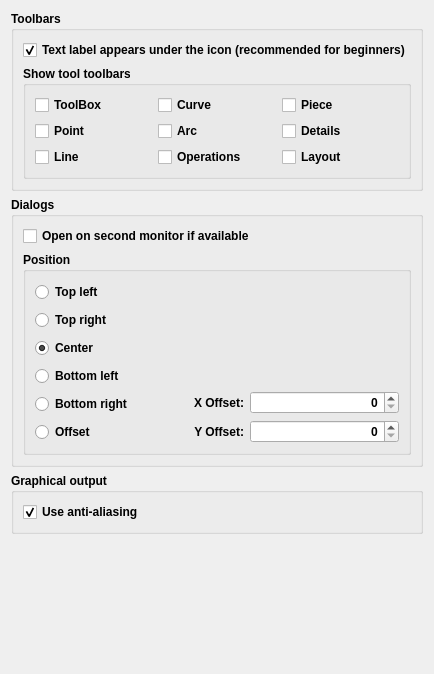
     <widget class="QWidget" name="appearanceTab">
      <attribute name="title">
       <string>Appearance</string>
      </attribute>
      <layout class="QVBoxLayout" name="verticalLayout_11">
       <item>
        <widget class="QGroupBox" name="toolbarsGroupBox">
         <property name="sizePolicy">
          <sizepolicy hsizetype="Expanding" vsizetype="Expanding">
           <horstretch>0</horstretch>
           <verstretch>0</verstretch>
          </sizepolicy>
         </property>
         <property name="minimumSize">
          <size>
           <width>0</width>
           <height>170</height>
          </size>
         </property>
         <property name="maximumSize">
          <size>
           <width>16777215</width>
           <height>16777215</height>
          </size>
         </property>
         <property name="font">
          <font>
           <pointsize>9</pointsize>
           <bold>true</bold>
          </font>
         </property>
         <property name="title">
          <string>Toolbars</string>
         </property>
         <layout class="QVBoxLayout" name="verticalLayout_2">
          <item>
           <widget class="QCheckBox" name="toolBarStyle_CheckBox">
            <property name="sizePolicy">
             <sizepolicy hsizetype="Preferred" vsizetype="Preferred">
              <horstretch>0</horstretch>
              <verstretch>0</verstretch>
             </sizepolicy>
            </property>
            <property name="font">
             <font>
              <pointsize>9</pointsize>
              <bold>true</bold>
             </font>
            </property>
            <property name="text">
             <string>Text label appears under the icon (recommended for beginners)</string>
            </property>
            <property name="checked">
             <bool>true</bool>
            </property>
           </widget>
          </item>
          <item>
           <widget class="QGroupBox" name="groupBox_2">
            <property name="sizePolicy">
             <sizepolicy hsizetype="Expanding" vsizetype="Preferred">
              <horstretch>0</horstretch>
              <verstretch>0</verstretch>
             </sizepolicy>
            </property>
            <property name="maximumSize">
             <size>
              <width>16777215</width>
              <height>120</height>
             </size>
            </property>
            <property name="font">
             <font>
              <pointsize>9</pointsize>
              <bold>true</bold>
             </font>
            </property>
            <property name="title">
             <string>Show tool toolbars</string>
            </property>
            <layout class="QGridLayout" name="gridLayout">
             <item row="0" column="0">
              <widget class="QCheckBox" name="toolsToolbar_CheckBox">
               <property name="sizePolicy">
                <sizepolicy hsizetype="Preferred" vsizetype="Preferred">
                 <horstretch>0</horstretch>
                 <verstretch>0</verstretch>
                </sizepolicy>
               </property>
               <property name="minimumSize">
                <size>
                 <width>100</width>
                 <height>0</height>
                </size>
               </property>
               <property name="font">
                <font>
                 <pointsize>9</pointsize>
                 <bold>true</bold>
                </font>
               </property>
               <property name="text">
                <string>ToolBox</string>
               </property>
              </widget>
             </item>
             <item row="0" column="1">
              <widget class="QCheckBox" name="curveToolbar_CheckBox">
               <property name="sizePolicy">
                <sizepolicy hsizetype="Preferred" vsizetype="Preferred">
                 <horstretch>0</horstretch>
                 <verstretch>0</verstretch>
                </sizepolicy>
               </property>
               <property name="minimumSize">
                <size>
                 <width>100</width>
                 <height>0</height>
                </size>
               </property>
               <property name="font">
                <font>
                 <pointsize>9</pointsize>
                 <bold>true</bold>
                </font>
               </property>
               <property name="text">
                <string>Curve</string>
               </property>
              </widget>
             </item>
             <item row="0" column="2">
              <widget class="QCheckBox" name="pieceToolbar_CheckBox">
               <property name="sizePolicy">
                <sizepolicy hsizetype="Preferred" vsizetype="Preferred">
                 <horstretch>0</horstretch>
                 <verstretch>0</verstretch>
                </sizepolicy>
               </property>
               <property name="minimumSize">
                <size>
                 <width>100</width>
                 <height>0</height>
                </size>
               </property>
               <property name="font">
                <font>
                 <pointsize>9</pointsize>
                 <bold>true</bold>
                </font>
               </property>
               <property name="text">
                <string>Piece</string>
               </property>
              </widget>
             </item>
             <item row="1" column="0">
              <widget class="QCheckBox" name="pointToolbar_CheckBox">
               <property name="sizePolicy">
                <sizepolicy hsizetype="Preferred" vsizetype="Preferred">
                 <horstretch>0</horstretch>
                 <verstretch>0</verstretch>
                </sizepolicy>
               </property>
               <property name="minimumSize">
                <size>
                 <width>100</width>
                 <height>0</height>
                </size>
               </property>
               <property name="font">
                <font>
                 <pointsize>9</pointsize>
                 <bold>true</bold>
                </font>
               </property>
               <property name="text">
                <string>Point</string>
               </property>
              </widget>
             </item>
             <item row="1" column="1">
              <widget class="QCheckBox" name="arcToolbar_CheckBox">
               <property name="sizePolicy">
                <sizepolicy hsizetype="Preferred" vsizetype="Preferred">
                 <horstretch>0</horstretch>
                 <verstretch>0</verstretch>
                </sizepolicy>
               </property>
               <property name="minimumSize">
                <size>
                 <width>100</width>
                 <height>0</height>
                </size>
               </property>
               <property name="font">
                <font>
                 <pointsize>9</pointsize>
                 <bold>true</bold>
                </font>
               </property>
               <property name="text">
                <string>Arc</string>
               </property>
              </widget>
             </item>
             <item row="1" column="2">
              <widget class="QCheckBox" name="detailsToolbar_CheckBox">
               <property name="sizePolicy">
                <sizepolicy hsizetype="Preferred" vsizetype="Preferred">
                 <horstretch>0</horstretch>
                 <verstretch>0</verstretch>
                </sizepolicy>
               </property>
               <property name="minimumSize">
                <size>
                 <width>100</width>
                 <height>0</height>
                </size>
               </property>
               <property name="font">
                <font>
                 <pointsize>9</pointsize>
                 <bold>true</bold>
                </font>
               </property>
               <property name="text">
                <string>Details</string>
               </property>
              </widget>
             </item>
             <item row="2" column="0">
              <widget class="QCheckBox" name="lineToolbar_CheckBox">
               <property name="sizePolicy">
                <sizepolicy hsizetype="Preferred" vsizetype="Preferred">
                 <horstretch>0</horstretch>
                 <verstretch>0</verstretch>
                </sizepolicy>
               </property>
               <property name="minimumSize">
                <size>
                 <width>100</width>
                 <height>0</height>
                </size>
               </property>
               <property name="font">
                <font>
                 <pointsize>9</pointsize>
                 <bold>true</bold>
                </font>
               </property>
               <property name="text">
                <string>Line</string>
               </property>
              </widget>
             </item>
             <item row="2" column="1">
              <widget class="QCheckBox" name="operationToolbar_CheckBox">
               <property name="sizePolicy">
                <sizepolicy hsizetype="Preferred" vsizetype="Preferred">
                 <horstretch>0</horstretch>
                 <verstretch>0</verstretch>
                </sizepolicy>
               </property>
               <property name="minimumSize">
                <size>
                 <width>100</width>
                 <height>0</height>
                </size>
               </property>
               <property name="font">
                <font>
                 <pointsize>9</pointsize>
                 <bold>true</bold>
                </font>
               </property>
               <property name="text">
                <string>Operations</string>
               </property>
              </widget>
             </item>
             <item row="2" column="2">
              <widget class="QCheckBox" name="layoutToolbar_CheckBox">
               <property name="sizePolicy">
                <sizepolicy hsizetype="Preferred" vsizetype="Preferred">
                 <horstretch>0</horstretch>
                 <verstretch>0</verstretch>
                </sizepolicy>
               </property>
               <property name="minimumSize">
                <size>
                 <width>100</width>
                 <height>0</height>
                </size>
               </property>
               <property name="font">
                <font>
                 <pointsize>9</pointsize>
                 <bold>true</bold>
                </font>
               </property>
               <property name="text">
                <string>Layout</string>
               </property>
              </widget>
             </item>
            </layout>
           </widget>
          </item>
         </layout>
        </widget>
       </item>
       <item>
        <widget class="QGroupBox" name="dialogs_GgroupBox">
         <property name="sizePolicy">
          <sizepolicy hsizetype="Preferred" vsizetype="Expanding">
           <horstretch>0</horstretch>
           <verstretch>0</verstretch>
          </sizepolicy>
         </property>
         <property name="minimumSize">
          <size>
           <width>0</width>
           <height>270</height>
          </size>
         </property>
         <property name="font">
          <font>
           <pointsize>9</pointsize>
           <bold>true</bold>
          </font>
         </property>
         <property name="title">
          <string>Dialogs</string>
         </property>
         <layout class="QVBoxLayout" name="verticalLayout_25">
          <item>
           <layout class="QVBoxLayout" name="verticalLayout_24">
            <item>
             <widget class="QCheckBox" name="useSecondMonitor_CheckBox">
              <property name="sizePolicy">
               <sizepolicy hsizetype="Preferred" vsizetype="Preferred">
                <horstretch>0</horstretch>
                <verstretch>0</verstretch>
               </sizepolicy>
              </property>
              <property name="text">
               <string>Open on second monitor if available</string>
              </property>
             </widget>
            </item>
            <item>
             <widget class="QGroupBox" name="position_GroupBox">
              <property name="sizePolicy">
               <sizepolicy hsizetype="Expanding" vsizetype="Expanding">
                <horstretch>0</horstretch>
                <verstretch>0</verstretch>
               </sizepolicy>
              </property>
              <property name="minimumSize">
               <size>
                <width>0</width>
                <height>200</height>
               </size>
              </property>
              <property name="font">
               <font>
                <pointsize>9</pointsize>
                <bold>true</bold>
               </font>
              </property>
              <property name="title">
               <string>Position</string>
              </property>
              <property name="checkable">
               <bool>false</bool>
              </property>
              <layout class="QVBoxLayout" name="verticalLayout_20">
               <item>
                <layout class="QHBoxLayout" name="horizontalLayout_4" stretch="2,3">
                 <item>
                  <layout class="QVBoxLayout" name="verticalLayout_7">
                   <item>
                    <widget class="QRadioButton" name="ul_RadioButton">
                     <property name="sizePolicy">
                      <sizepolicy hsizetype="Preferred" vsizetype="Preferred">
                       <horstretch>0</horstretch>
                       <verstretch>0</verstretch>
                      </sizepolicy>
                     </property>
                     <property name="text">
                      <string>Top left</string>
                     </property>
                     <attribute name="buttonGroup">
                      <string notr="true">position_ButtonGroup</string>
                     </attribute>
                    </widget>
                   </item>
                   <item>
                    <widget class="QRadioButton" name="ur_RadioButton">
                     <property name="sizePolicy">
                      <sizepolicy hsizetype="Preferred" vsizetype="Preferred">
                       <horstretch>0</horstretch>
                       <verstretch>0</verstretch>
                      </sizepolicy>
                     </property>
                     <property name="text">
                      <string>Top right</string>
                     </property>
                     <attribute name="buttonGroup">
                      <string notr="true">position_ButtonGroup</string>
                     </attribute>
                    </widget>
                   </item>
                   <item>
                    <widget class="QRadioButton" name="center_RadioButton">
                     <property name="sizePolicy">
                      <sizepolicy hsizetype="Preferred" vsizetype="Preferred">
                       <horstretch>0</horstretch>
                       <verstretch>0</verstretch>
                      </sizepolicy>
                     </property>
                     <property name="text">
                      <string>Center</string>
                     </property>
                     <property name="checked">
                      <bool>true</bool>
                     </property>
                     <attribute name="buttonGroup">
                      <string notr="true">position_ButtonGroup</string>
                     </attribute>
                    </widget>
                   </item>
                   <item>
                    <widget class="QRadioButton" name="ll_RadioButton">
                     <property name="sizePolicy">
                      <sizepolicy hsizetype="Preferred" vsizetype="Preferred">
                       <horstretch>0</horstretch>
                       <verstretch>0</verstretch>
                      </sizepolicy>
                     </property>
                     <property name="text">
                      <string>Bottom left</string>
                     </property>
                     <attribute name="buttonGroup">
                      <string notr="true">position_ButtonGroup</string>
                     </attribute>
                    </widget>
                   </item>
                   <item>
                    <widget class="QRadioButton" name="lr_RadioButton">
                     <property name="sizePolicy">
                      <sizepolicy hsizetype="Preferred" vsizetype="Preferred">
                       <horstretch>0</horstretch>
                       <verstretch>0</verstretch>
                      </sizepolicy>
                     </property>
                     <property name="text">
                      <string>Bottom right</string>
                     </property>
                     <attribute name="buttonGroup">
                      <string notr="true">position_ButtonGroup</string>
                     </attribute>
                    </widget>
                   </item>
                   <item>
                    <widget class="QRadioButton" name="offset_RadioButton">
                     <property name="sizePolicy">
                      <sizepolicy hsizetype="Minimum" vsizetype="Preferred">
                       <horstretch>0</horstretch>
                       <verstretch>0</verstretch>
                      </sizepolicy>
                     </property>
                     <property name="text">
                      <string>Offset</string>
                     </property>
                     <attribute name="buttonGroup">
                      <string notr="true">position_ButtonGroup</string>
                     </attribute>
                    </widget>
                   </item>
                  </layout>
                 </item>
                 <item>
                  <layout class="QFormLayout" name="formLayout_11">
                   <property name="labelAlignment">
                    <set>Qt::AlignBottom|Qt::AlignLeading|Qt::AlignLeft</set>
                   </property>
                   <property name="formAlignment">
                    <set>Qt::AlignBottom|Qt::AlignLeading|Qt::AlignLeft</set>
                   </property>
                   <item row="0" column="0">
                    <widget class="QLabel" name="xOffset_Label">
                     <property name="minimumSize">
                      <size>
                       <width>60</width>
                       <height>0</height>
                      </size>
                     </property>
                     <property name="text">
                      <string>X Offset:</string>
                     </property>
                     <property name="alignment">
                      <set>Qt::AlignRight|Qt::AlignTrailing|Qt::AlignVCenter</set>
                     </property>
                    </widget>
                   </item>
                   <item row="0" column="1">
                    <widget class="QSpinBox" name="xOffset_SpinBox">
                     <property name="sizePolicy">
                      <sizepolicy hsizetype="Minimum" vsizetype="Preferred">
                       <horstretch>0</horstretch>
                       <verstretch>0</verstretch>
                      </sizepolicy>
                     </property>
                     <property name="minimumSize">
                      <size>
                       <width>50</width>
                       <height>0</height>
                      </size>
                     </property>
                     <property name="autoFillBackground">
                      <bool>false</bool>
                     </property>
                     <property name="alignment">
                      <set>Qt::AlignRight|Qt::AlignTrailing|Qt::AlignVCenter</set>
                     </property>
                     <property name="maximum">
                      <number>9999</number>
                     </property>
                    </widget>
                   </item>
                   <item row="1" column="0">
                    <widget class="QLabel" name="yOffset_Label">
                     <property name="minimumSize">
                      <size>
                       <width>60</width>
                       <height>0</height>
                      </size>
                     </property>
                     <property name="text">
                      <string>Y Offset:</string>
                     </property>
                     <property name="alignment">
                      <set>Qt::AlignRight|Qt::AlignTrailing|Qt::AlignVCenter</set>
                     </property>
                    </widget>
                   </item>
                   <item row="1" column="1">
                    <widget class="QSpinBox" name="yOffset_SpinBox">
                     <property name="sizePolicy">
                      <sizepolicy hsizetype="Minimum" vsizetype="Preferred">
                       <horstretch>0</horstretch>
                       <verstretch>0</verstretch>
                      </sizepolicy>
                     </property>
                     <property name="minimumSize">
                      <size>
                       <width>50</width>
                       <height>0</height>
                      </size>
                     </property>
                     <property name="autoFillBackground">
                      <bool>false</bool>
                     </property>
                     <property name="alignment">
                      <set>Qt::AlignRight|Qt::AlignTrailing|Qt::AlignVCenter</set>
                     </property>
                     <property name="maximum">
                      <number>9999</number>
                     </property>
                    </widget>
                   </item>
                  </layout>
                 </item>
                </layout>
               </item>
              </layout>
             </widget>
            </item>
           </layout>
          </item>
         </layout>
        </widget>
       </item>
       <item>
        <widget class="QGroupBox" name="outputGroupBox">
         <property name="sizePolicy">
          <sizepolicy hsizetype="Expanding" vsizetype="Expanding">
           <horstretch>0</horstretch>
           <verstretch>0</verstretch>
          </sizepolicy>
         </property>
         <property name="minimumSize">
          <size>
           <width>0</width>
           <height>60</height>
          </size>
         </property>
         <property name="maximumSize">
          <size>
           <width>16777215</width>
           <height>16777215</height>
          </size>
         </property>
         <property name="font">
          <font>
           <pointsize>9</pointsize>
           <bold>true</bold>
          </font>
         </property>
         <property name="title">
          <string>Graphical output</string>
         </property>
         <property name="alignment">
          <set>Qt::AlignLeading|Qt::AlignLeft|Qt::AlignTop</set>
         </property>
         <layout class="QVBoxLayout" name="verticalLayout_10">
          <item>
           <widget class="QCheckBox" name="graphicsOutput_CheckBox">
            <property name="sizePolicy">
             <sizepolicy hsizetype="Preferred" vsizetype="Preferred">
              <horstretch>0</horstretch>
              <verstretch>0</verstretch>
             </sizepolicy>
            </property>
            <property name="minimumSize">
             <size>
              <width>0</width>
              <height>0</height>
             </size>
            </property>
            <property name="maximumSize">
             <size>
              <width>16777215</width>
              <height>16777215</height>
             </size>
            </property>
            <property name="font">
             <font>
              <pointsize>9</pointsize>
              <bold>true</bold>
             </font>
            </property>
            <property name="text">
             <string>Use anti-aliasing</string>
            </property>
            <property name="checked">
             <bool>true</bool>
            </property>
           </widget>
          </item>
         </layout>
        </widget>
       </item>
       <item>
        <spacer name="verticalSpacer">
         <property name="orientation">
          <enum>Qt::Vertical</enum>
         </property>
         <property name="sizeHint" stdset="0">
          <size>
           <width>20</width>
           <height>129</height>
          </size>
         </property>
        </spacer>
       </item>
      </layout>
     </widget>
